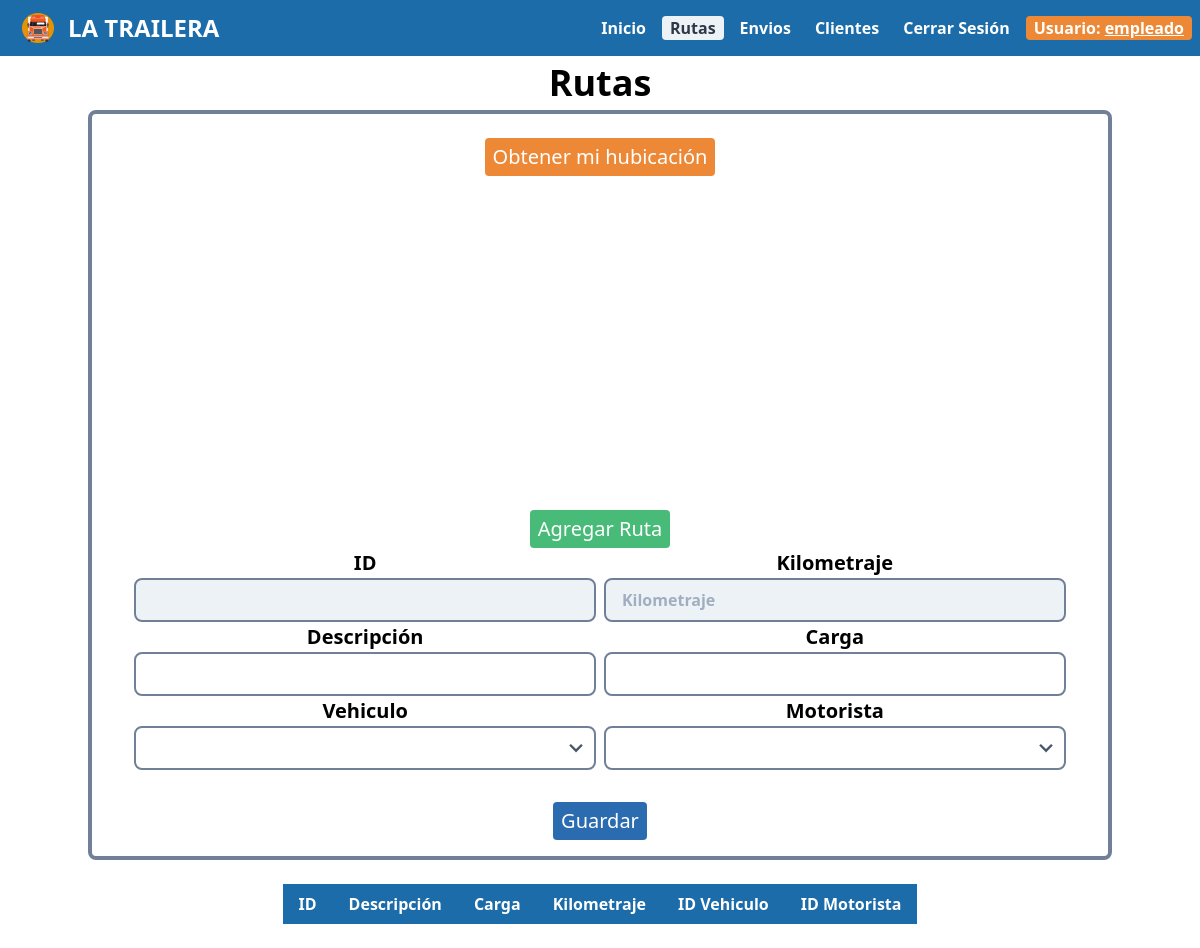
Before: /controllers/controlEmpleadoRuta.php (signed in) with the older database file.
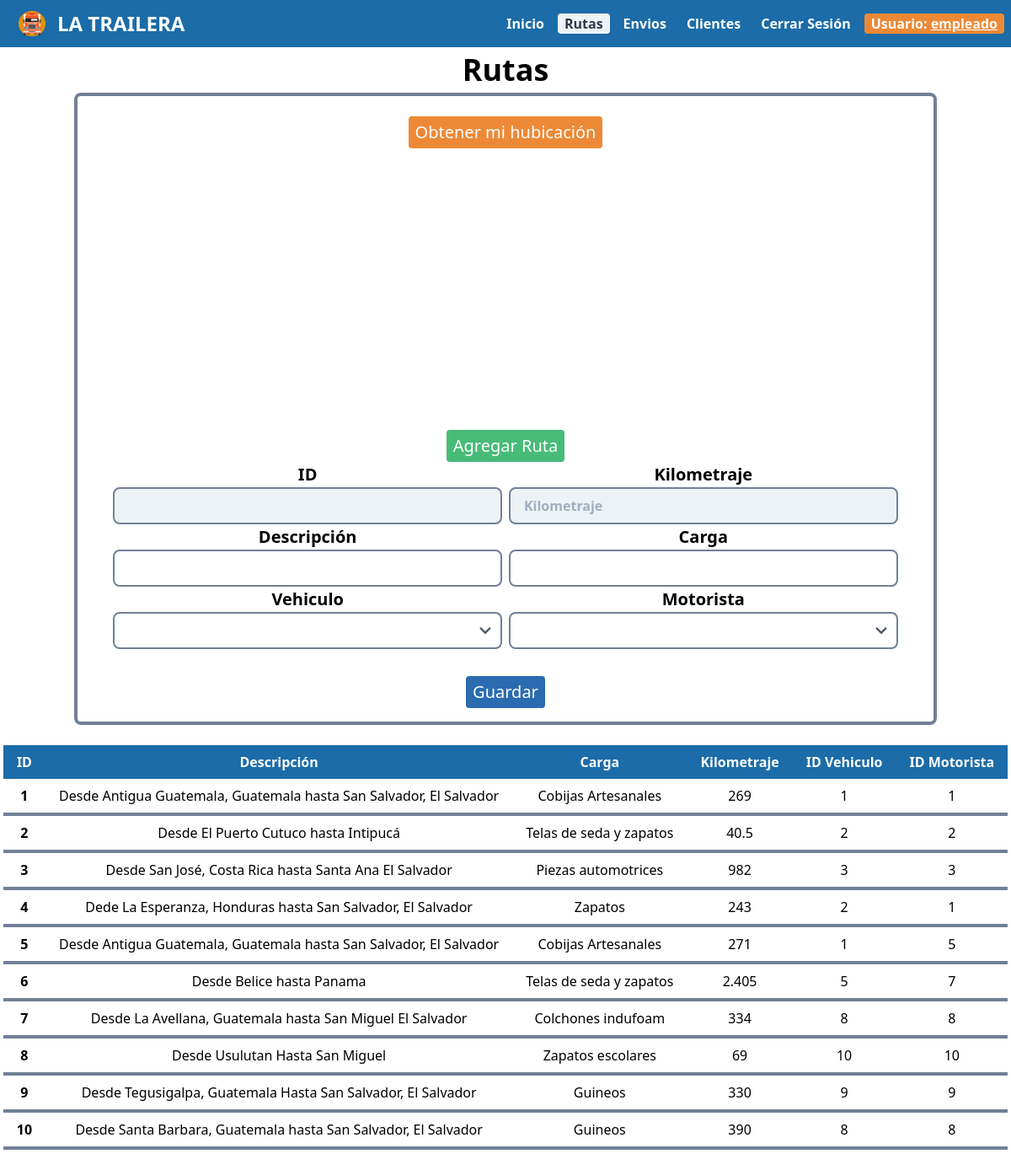
After: the same page with the newer database file.
### tables this page shows
CREATE TABLE `ruta` (
  `idRuta` int(11) NOT NULL,
  `kilometraje` double NOT NULL,
  `latPuntoA` varchar(30) NOT NULL,
  `lngPuntoA` varchar(30) NOT NULL,
  `latPuntoB` varchar(30) NOT NULL,
  `lngPuntoB` varchar(30) NOT NULL,
  `idMotorista` int(11) NOT NULL,
  `idVehiculo` int(11) NOT NULL,
  `carga` varchar(200) NOT NULL,
  `descripcion` varchar(200) NOT NULL
);

### controllers/controlEmpleadoRuta.php (called while the page is built, shortened)
<?php
	require '../models/rutaModel.php';
	$obRuta=new RutaModel();
	$datos=$obRuta->getRuta();
	require '../views/empleadoRutaVista.php';
?>

### db/conexion.php (called while the page is built, shortened)
<?php
    class Conexion {
        function __construct() {
            $this->con=new mysqli(SERVER,USER,PASSWORD,BASE);
        }
    }
?>

### models/rutaModel.php (called while the page is built, shortened)
<?php
	require '../db/conexion.php';
	require 'rutaVehi.php';
	class RutaModel extends Conexion
	{
		function getRuta(){
			$res=$this->con->query("SELECT r.idRuta, r.kilometraje, r.latPuntoA, r.lngPuntoA, r.latPuntoB, r.lngPuntoB, r.idMotorista, r.idVehiculo, r.carga, r.descripcion, v.kmRecorridos FROM ruta r INNER JOIN vehiculo v ON r.idVehiculo = v.idVehiculo");
			$r=array();
			while($row=$res->fetch_assoc()){
				$e=new RutaVehi($row["idRuta"],$row["kilometraje"],$row["latPuntoA"],$row["lngPuntoA"],$row["latPuntoB"],$row["lngPuntoB"],$row["idMotorista"],$row["idVehiculo"],$row["carga"],$row["descripcion"],$row["kmRecorridos"]);
				$r[]=$e;
			}
			return $r;
		}
	}
?>

### models/rutaVehi.php (called while the page is built, shortened)
<?php
	class RutaVehi
	{
		private $idRuta;
		private $kilometraje;
		private $idMotorista;
		private $idVehiculo;
		private $carga;
		private $descripcion;
		function __construct($idRuta,$kilometraje,$latPuntoA,$lngPuntoA,$latPuntoB,$lngPuntoB,$idMotorista,$idVehiculo,$carga,$descripcion,$kmRecorridos)
		{
			$this->idRuta=$idRuta;
			$this->kilometraje=$kilometraje;
			$this->idMotorista=$idMotorista;
			$this->idVehiculo=$idVehiculo;
			$this->carga=$carga;
			$this->descripcion=$descripcion;
		}
		function getIdRuta(){
			return $this->idRuta;
		}
		function getKilometraje(){
			return $this->kilometraje;
		}
		function getIdMotorista(){
			return $this->idMotorista;
		}
		function getIdVehiculo(){
			return $this->idVehiculo;
		}
		function getCarga(){
			return $this->carga;
		}
		function getDescripcion(){
			return $this->descripcion;
		}
	}
?>

### views/empleadoRutaVista.php (the view, shortened to what the changed rows need)
<!DOCTYPE html>
<html lang="es">
<head>
    <link rel="stylesheet" href="dependencias/tailwind.css">
    <link rel="stylesheet" href="css/menu.css">
</head>
<body>
    <?php
        require 'menu/menuEmpleado.php';
    ?>
<center class='h-auto'>
  <section class='h-auto'>
        <br>
                <table class="table-auto">
                    <thead>
                      <tr>
                        <th class='text-center text-white bg px-4 py-2'>ID</th>
                        <th class='text-center text-white bg px-4 py-2'>  Descripción  </th>
                        <th class='text-center text-white bg px-4 py-2'>Carga</th>
                        <th class='text-center text-white bg px-4 py-2'>Kilometraje</th>
                        <th class='text-center text-white bg px-4 py-2'>ID Vehiculo</th>
                        <th class='text-center text-white bg px-4 py-2'>ID Motorista</th>
                      </tr>
                    </thead>
                  <tbody>
                    <?php
                        foreach ($datos as $e) {
                            $idRuta=$e->getIdRuta();
                            $kilometraje=$e->getKilometraje();
                            $idMotorista=$e->getIdMotorista();
                            $idVehiculo=$e->getIdVehiculo();
                            $carga=str_replace(" ","&nbsp;",$e->getCarga());
                            $descripcion=str_replace(" ","&nbsp;",$e->getDescripcion());
                            echo "<tr>
                                    <td class='border-b-4 border-gray-600 rounded-lg text-center font-bold px-4 py-2'>$idRuta</td>
                                    <td class='border-b-4 border-gray-600 rounded-lg text-center px-4 py-2'>$descripcion</td>
                                    <td class='border-b-4 border-gray-600 rounded-lg text-center px-4 py-2'>$carga</td>
                                    <td class='border-b-4 border-gray-600 rounded-lg text-center px-4 py-2'>$kilometraje</td>
                                    <td class='border-b-4 border-gray-600 rounded-lg text-center px-4 py-2'>$idVehiculo</td>
                                    <td class='border-b-4 border-gray-600 rounded-lg text-center px-4 py-2'>$idMotorista</td>
                                  </tr>";
                        }
                    ?>
                  </tbody>
                 </table>
    </section>
</center>
<br>
</body>
</html>

Changed rows visible on the page:
added ruta: idRuta "1", descripcion "Desde Antigua Guatemala, Guatemala hasta San Salvador, El Salvador", carga "Cobijas Artesanales", kilometraje "269", idVehiculo "1", idMotorista "1"
added ruta: idRuta "2", descripcion "Desde El Puerto Cutuco hasta Intipucá", carga "Telas de seda y zapatos", kilometraje "40.5", idVehiculo "2", idMotorista "2"
added ruta: idRuta "3", descripcion "Desde San José, Costa Rica hasta Santa Ana El Salvador", carga "Piezas automotrices", kilometraje "982", idVehiculo "3", idMotorista "3"
added ruta: idRuta "4", descripcion "Dede La Esperanza, Honduras hasta San Salvador, El Salvador", carga "Zapatos", kilometraje "243", idVehiculo "2", idMotorista "1"
added ruta: idRuta "5", descripcion "Desde Antigua Guatemala, Guatemala hasta San Salvador, El Salvador", carga "Cobijas Artesanales", kilometraje "271", idVehiculo "1", idMotorista "5"
added ruta: idRuta "6", descripcion "Desde Belice hasta Panama", carga "Telas de seda y zapatos", kilometraje "2.405", idVehiculo "5", idMotorista "7"
added ruta: idRuta "7", descripcion "Desde La Avellana, Guatemala hasta San Miguel El Salvador", carga "Colchones indufoam", kilometraje "334", idVehiculo "8", idMotorista "8"
added ruta: idRuta "8", descripcion "Desde Usulutan Hasta San Miguel", carga "Zapatos escolares", kilometraje "69", idVehiculo "10", idMotorista "10"
added ruta: idRuta "9", descripcion "Desde Tegusigalpa, Guatemala Hasta San Salvador, El Salvador", carga "Guineos", kilometraje "330", idVehiculo "9", idMotorista "9"
added ruta: idRuta "10", descripcion "Desde Santa Barbara, Guatemala hasta San Salvador, El Salvador", carga "Guineos", kilometraje "390", idVehiculo "8", idMotorista "8"
